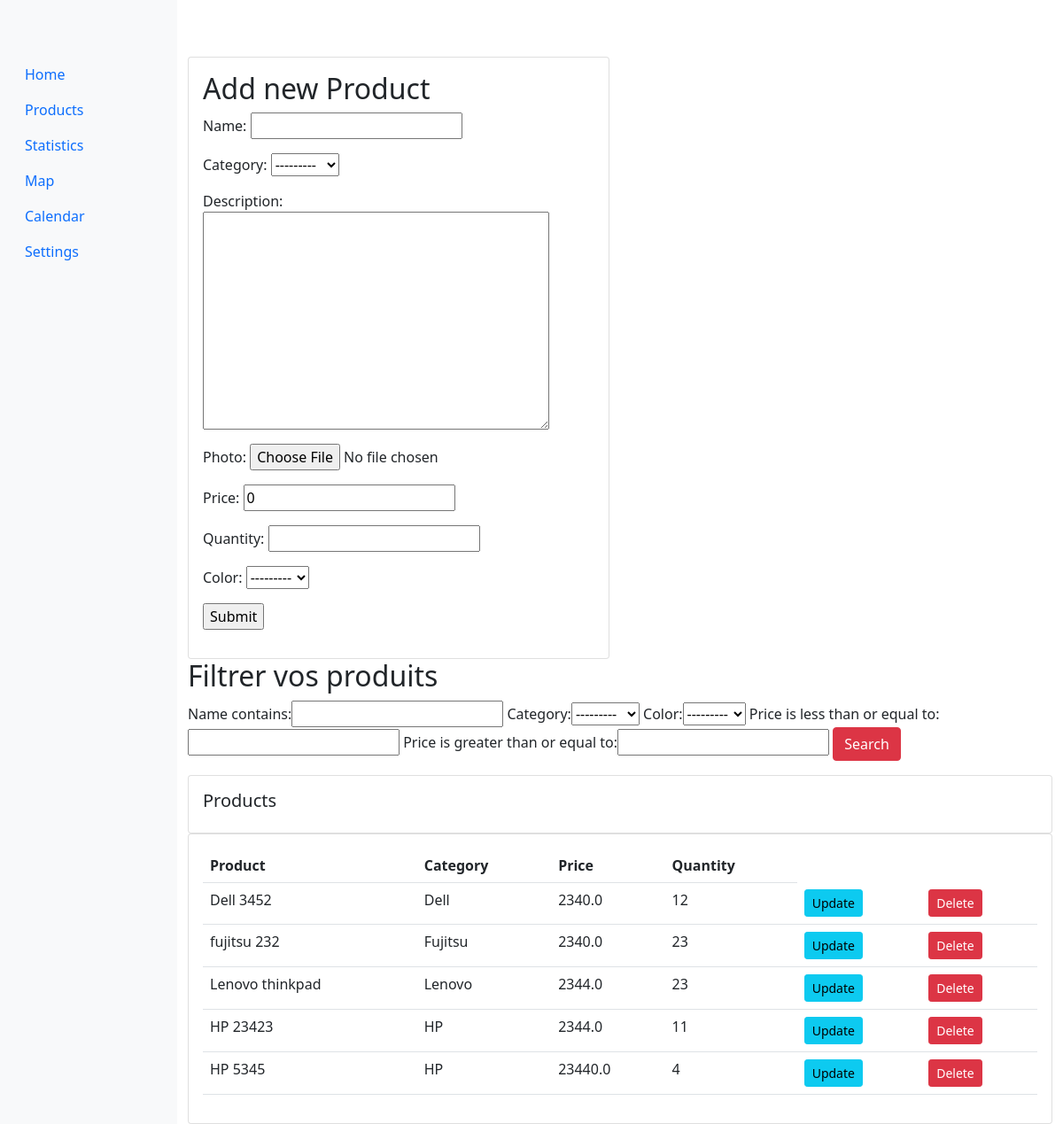
The page /prod/ on the database as committed earlier.
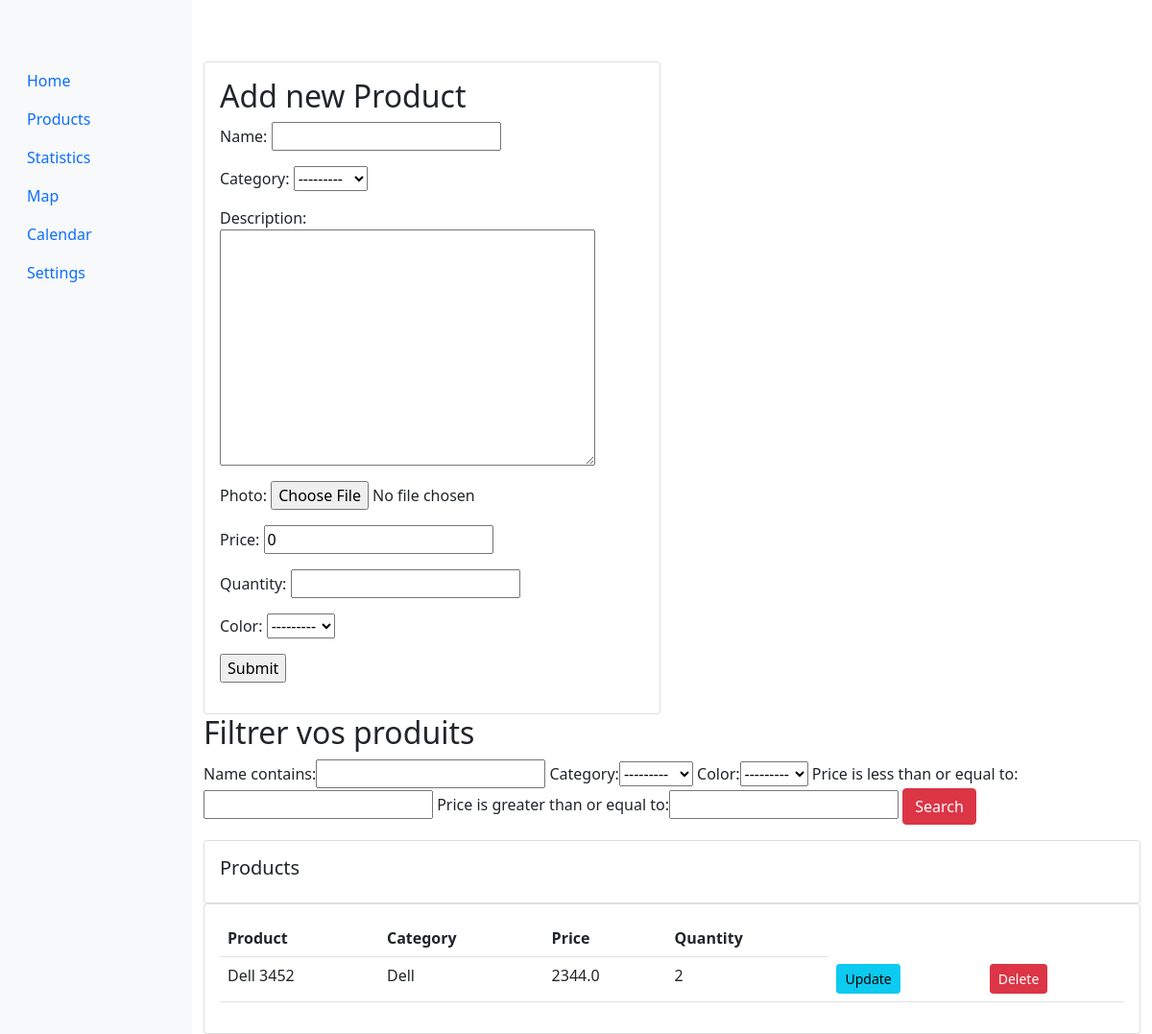
The same page on the database as committed later.
### main/models.py (models this page shows, shortened)
class Category(models.Model):
    category = models.CharField(max_length=50, unique=True)
    def __str__(self):
        return self.category

class Product(models.Model):
    name = models.CharField(max_length=100)
    category = models.ForeignKey(
        Category, related_name='categories', on_delete=models.CASCADE)
    description = models.TextField()
    photo = models.ImageField()
    price = models.FloatField(default=0)
    quantity = models.PositiveIntegerField(null=True)
    good_rates = models.PositiveIntegerField(default=0)
    bad_rates = models.PositiveIntegerField(default=0)
    rates = models.PositiveIntegerField(default=0)
    color = models.CharField(max_length=50, choices=COLORS, blank=True)

### dashboard_seller/views.py (the view, shortened to what this page needs)
# urls.py: path('prod/', views.show_product, name='prod'),
def show_product(request):
    form = CreateProductForm()
    products = Product.objects.all()
    myFilter = ProductFilter(request.GET, queryset=products)
    products = myFilter.qs
    context = {'form': form, 'products': products,
               'myFilter': myFilter,
               }
    return render(request, 'dashboard_seller/products.html', context)

### main/forms.py
class CreateProductForm(forms.ModelForm):
    class Meta:
        model = Product
        fields = ['name', 'category', 'description',
                  'photo', 'price', 'quantity', 'color']

### templates/dashboard_seller/products.html (shortened to what this page needs)
{% extends 'dashboard_seller/dashboard.html' %}
{% block content %}
<div class="row">
    <div class="col-md-6">
        <div class="card card-body">
            <h2>Add new Product</h2>
           <form method="POST" action="" enctype="multipart/form-data">
                {{form.as_p}}
                <input type="submit" name="Submit">
            </form>
        </div>
    </div>
</div>
<div>
    <form method="GET">
        <h2>Filtrer vos produits </h2>
        {{myFilter.form}}
        <button type="Submit" class="btn btn-danger">Search</button>
    </form>
</div>
<div class="row">
    <div class="col-md">
        <div class="card card-body">
            <h5>Products</h5>
        </div>
        <div class="card card-body">
            <table class="table">
                <tr>
                    <th>Product</th>
                    <th>Category</th>
                    <th>Price</th>
                    <th>Quantity</th>
                </tr>
                {% for i in products %}
                <tr>
                    <td>{{i.name}}</td>
                    <td>{{i.category}}</td>
                    <td>{{i.price}}</td>
                    <td>{{i.quantity}}</td>
                    <td><a class="btn btn-sm btn-info" href="{% url 'update_product' i.id %}">Update</a></td>
                    <td><a class="btn btn-sm btn-danger" href="{% url 'delete_product' i.id %}">Delete</a></td>
                </tr>
                {% endfor %}
            </table>
        </div>
    </div>
</div>
{% endblock %}

### templates/dashboard_seller/dashboard.html (shortened to what this page needs)
{% block head %}
<link href="https://cdn.jsdelivr.net/npm/bootstrap@5.0.0-beta3/dist/css/bootstrap.min.css" rel="stylesheet"
>
{% endblock head %}
<div class="container-fluid" id="main">
    <div class="row row-offcanvas row-offcanvas-left">
        <div class="col-md-3 col-lg-2 sidebar-offcanvas bg-light pl-0" id="sidebar" role="navigation">
            <ul class="nav flex-column sticky-top pl-0 pt-5 mt-3">
                <li class="nav-item"><a class="nav-link" href="{% url 'home' %}">Home</a></li>
                <li class="nav-item"><a class="nav-link" href="{% url 'prod' %}">Products</a></li>
                <li class="nav-item"><a class="nav-link" href="{% url 'statistics' %}">Statistics</a></li>
                <li class="nav-item"><a class="nav-link" href="{% url 'map' %}">Map</a></li>
                <li class="nav-item"><a class="nav-link" href="{% url 'calendar' %}">Calendar</a></li>
                <li class="nav-item"><a class="nav-link" href="{% url 'settings' %}">Settings</a></li>
            </ul>
        </div>
        <div class="col main pt-5 mt-3">
            {% block content %}{% endblock content %}
        </div>
    </div>
</div>

### templates/dashboard_seller/dashboard.html (style rules this page uses)
.card { overflow: hidden; }

Rows that differ between the two databases and show on the page:
removed Product: name "fujitsu 232", category "Fujitsu", price "2340.0", quantity "23"
removed Product: name "Lenovo thinkpad", category "Lenovo", price "2344.0", quantity "23"
removed Product: name "HP 23423", category "HP", price "2344.0", quantity "11"
removed Product: name "HP 5345", category "HP", price "23440.0", quantity "4"
changed Product "Dell 3452": price "2340.0" → "2344.0"; quantity "12" → "2"
